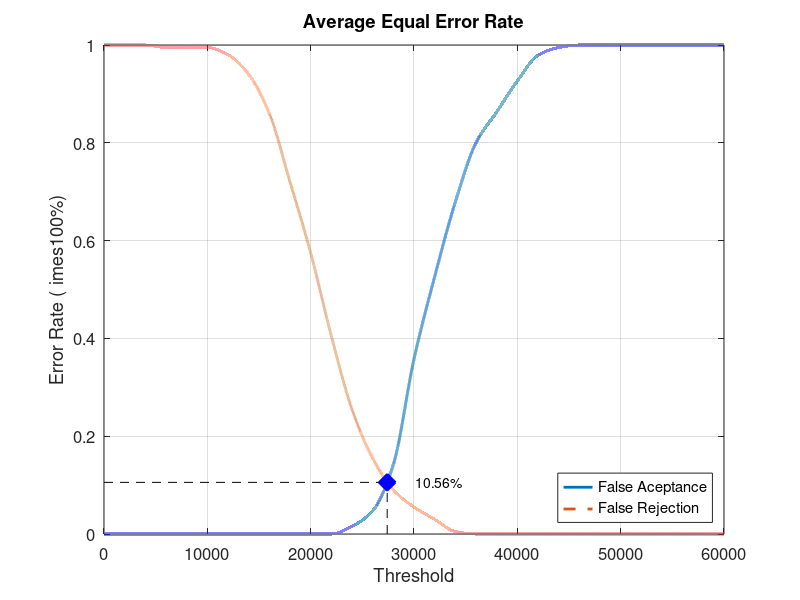
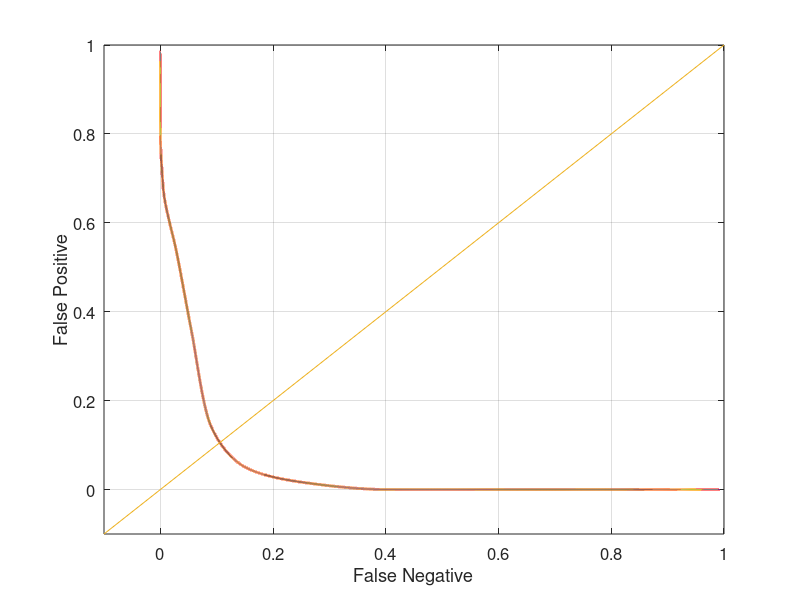

Recreate these plots in MATLAB, in order.
close all;
clear;
clc;
x = 0:2000:60000;
xq = 0:0.5:60000;

y0 = [0 0 0 0 0 0 0 0 0 0 0 0 0.0157895 0.0473684 0.142105 0.357895 0.526316 0.678947 0.8 0.863158 0.926316 0.978947 0.994737 1 1 1 1 1 1 1 1]
yy0 = interp1(x, y0, xq, 'pchip');
y1 = [1 1 1 0.995 0.995 0.995 0.98 0.94 0.86 0.72 0.575 0.405 0.255 0.155 0.09 0.055 0.03 0.005 0 0 0 0 0 0 0 0 0 0 0 0 0]
yy1 = interp1(x, y1, xq, 'pchip');

% Calculating EER: 
y2 = abs(y0 - y1);
find(y2 == min(y2))
yy2 = abs(yy0 - yy1);
xEER = find(yy2 == min(yy2));
xEERIndex = xq(xEER) % X-axis EER
yEER = yy0(xEER) % Y-axis EER

main = figure
plot(xq, yy0,'-','LineWidth', 2);	hold on
plot(xq, yy1,'--','LineWidth', 2);	hold on
plot([xEERIndex xEERIndex], [0 yEER], 'k--');	hold on
plot([0 xEERIndex], [yEER yEER], 'k--');	hold on
plot(xEERIndex, yEER, 'bx', 'LineWidth', 10);	hold on
text(xEERIndex + 10 * xEERIndex / 100, yEER, [num2str(round((10000 * yEER)) / 100) '%'])
legend('False Aceptance', 'False Rejection', 'Location', 'SouthEast')
xlabel('Threshold')
ylabel('Error Rate (	imes100%)')
title('Average Equal Error Rate')
set(gca, 'FontSize', 12)
axis([0 60000 0 1])
grid on

print(main, 'Database3_4Main', '-dpng');
FNRxFPR = figure('Color', [1 1 1]);
plot(yy1, yy0, '-', yy1, yy0, 'LineWidth', 2);
hold on
y = -0.1:0.1:1
plot(y, y); 
set(gca, 'FontSize', 12)
xlabel('False Negative')
ylabel('False Positive')
axis([-0.1 1 -0.1 1])
set(gca, 'FontSize', 12)
grid on

print(FNRxFPR, 'Database3_4FNRxFPR','-dpng');
